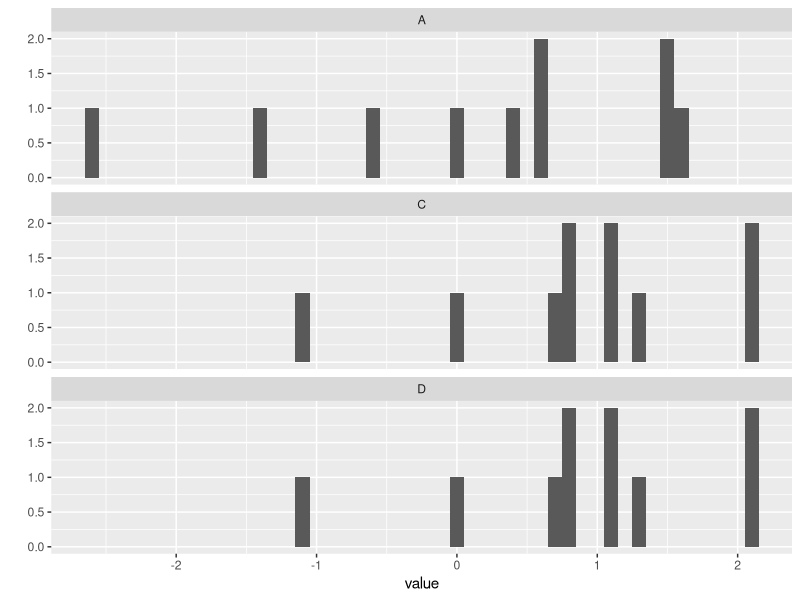
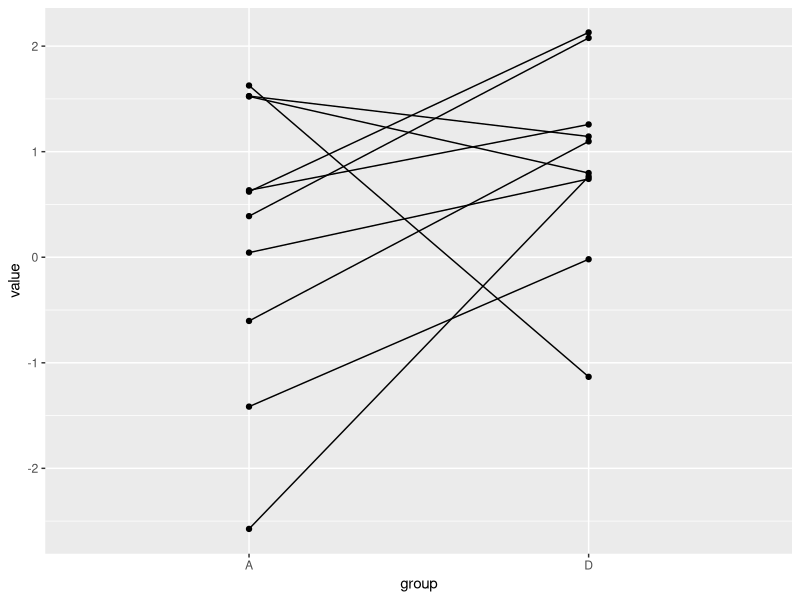
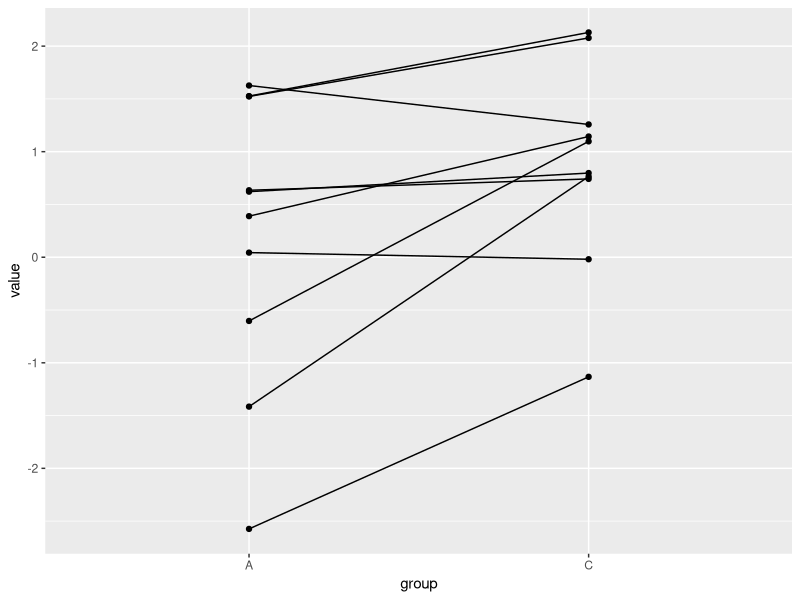

These charts were generated, in order, by the following R code:
## ---- chunk 1
knitr::opts_chunk$set(echo = TRUE)
## ---- chunk 2
mpg_cars_A <- c(
  23.35, 23.97, 28.76, 33.24, 26.66, 26.72, 28.23, 27.66, 27.12, 
  25.73, 25.17, 25.80, 24.09, 26.60, 27.85, 25.07, 27.55, 31.78, 
  22.84, 21.11, 28.68, 29.62, 25.21, 28.70, 26.52
)
  
mpg_vans_B <- c(
  28.48, 25.63, 31.91, 29.47, 26.97, 26.88, 28.81, 27.84, 30.03, 
  30.03, 29.46, 29.40, 27.74, 31.45, 31.24, 29.08, 26.35, 30.56, 
  29.57, 28.32, 27.78, 29.33, 29.04, 28.34, 27.53, 28.40, 28.83, 
  27.38 
)
## ---- chunk 3
x_c_2 <- c(7, 19)
n_c_2 <- c(25,25)

prop.test(x_c_2,n_c_2,correct=FALSE)


## ---- chunk 4
tiger_heights <- c(
   11, 601, 550, 16, 100, 293, 67,  60, 474, 132,
  218,  74, 251, 492, 38, 119, 127, 106,  23, 269
)

bear_heights <- c(  
  179, 86, 51, 87, 126, 82, 15, 82, 136, 55, 
  171, 83, 17, 50, 142, 57, 9, 112, 32, 240
) 
## ---- chunk 5
heights <- c(
   11, 601, 550, 16, 100, 293, 67,  60, 474, 132,
  218,  74, 251, 492, 38, 119, 127, 106,  23, 269,
  179, 86, 51, 87, 126, 82, 15, 82, 136, 55, 
  171, 83, 17, 50, 142, 57, 9, 112, 32, 240
)
median(heights)

x_c_3 <- c(13, 7)
n_c_3 <- c(20, 20)
prop.test(x_c_3, n_c_3, correct=F)
## ---- chunk 6
set.seed(1810)
n <- 10
A <- rnorm(n)
C <- 0.5 + (0.8 * A) + (sqrt(1 - 0.8^2) * rnorm(n))
D <- sample(C)
## ---- chunk 7
t.test(x = A, y = D)
## ---- chunk 8
t.test(x = A, y = D, paired = TRUE)
## ---- chunk 9
t.test(x = A, y = C)
t.test(x = A, y = C, paired = TRUE)
## ---- chunk 10
# You aren't responsible for knowing the contents of this code
# it is provided for completeness only
library(ggplot2)

# Put our samples in a data frame
q1_data <- data.frame(
  obs = rep(1:n, 3),
  value = c(A, C, D), 
  group = rep(c("A", "C", "D"), each = 10)
)

# Histograms for each sample
qplot(value, data = q1_data, binwidth = 0.1) + 
  facet_wrap(~ group, ncol = 1) 

# Relationship between pairs of observations, A & D
qplot(group, value, data = subset(q1_data, group != "C"), 
  group = obs, geom = c("point", "line"))

# Relationship between pairs of observations, A & C
qplot(group, value, data = subset(q1_data, group != "D"), 
  group = obs, geom = c("point", "line"))
